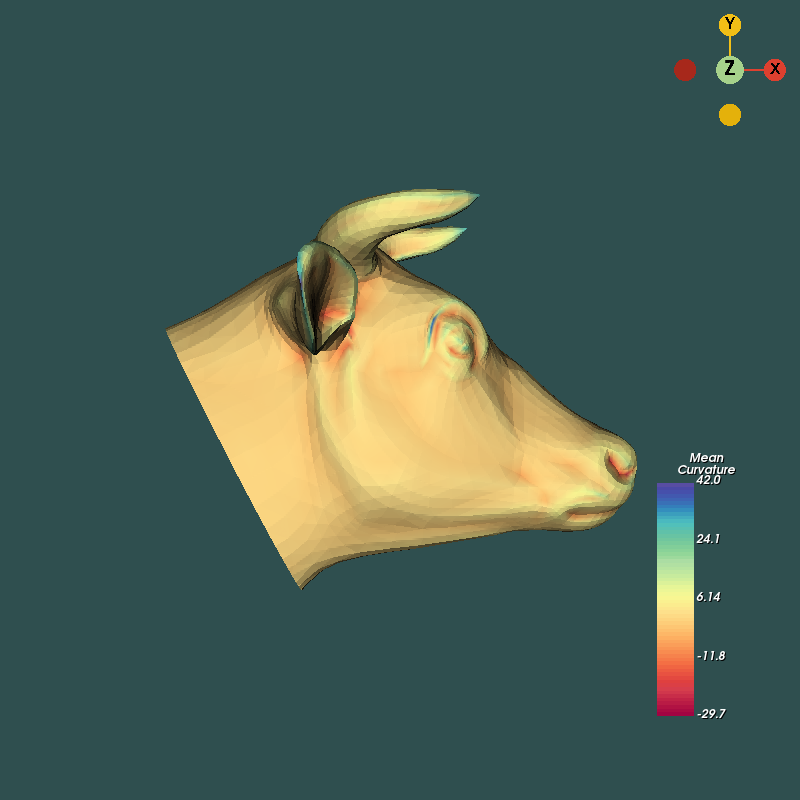

Recreate this plot in Python.
#!/usr/bin/env python

# Compute Mean curvature on a cowHead mesh, adjust edge curvatures, and
# display the result with a color-mapped scalar bar.

import os
from pathlib import Path

import numpy as np
from vtk.util import numpy_support

# Factory overrides: importing these modules registers the OpenGL rendering
# and interaction style implementations for vtkRenderingCore factory classes.
import vtkmodules.vtkInteractionStyle  # noqa: F401
import vtkmodules.vtkRenderingOpenGL2  # noqa: F401
# VTK pipeline classes used in this example
from vtkmodules.numpy_interface import dataset_adapter as dsa
from vtkmodules.vtkCommonColor import vtkColorSeries
from vtkmodules.vtkCommonCore import (
    VTK_DOUBLE,
    vtkIdList,
)
from vtkmodules.vtkFiltersCore import (
    vtkFeatureEdges,
    vtkGenerateIds,
)
from vtkmodules.vtkFiltersGeneral import vtkCurvatures
from vtkmodules.vtkIOXML import vtkXMLPolyDataReader
from vtkmodules.vtkInteractionWidgets import vtkCameraOrientationWidget
from vtkmodules.vtkRenderingAnnotation import vtkScalarBarActor
from vtkmodules.vtkRenderingCore import (
    vtkActor,
    vtkColorTransferFunction,
    vtkPolyDataMapper,
    vtkRenderWindow,
    vtkRenderWindowInteractor,
    vtkRenderer,
)

# Colors (normalized RGB)
dark_slate_gray_rgb = (0.184, 0.310, 0.310)

# Data file
data_dir = Path(os.environ.get("VPE_DATA_DIR", Path(__file__).parent))
cow_head_file = str(data_dir / "cowHead.vtp")

curvature_name = "Mean_Curvature"

# Reader: load cowHead mesh
reader = vtkXMLPolyDataReader()
reader.SetFileName(cow_head_file)
reader.Update()
source = reader.GetOutput()

# Filter: compute Mean curvature
curvatures_filter = vtkCurvatures()
curvatures_filter.SetInputData(source)
curvatures_filter.SetCurvatureTypeToMean()
curvatures_filter.Update()
curv_output = curvatures_filter.GetOutput()

# --- Adjust edge curvatures (inline) ---
epsilon = 1.0e-08
curv_output.GetPointData().SetActiveScalars(curvature_name)
np_source = dsa.WrapDataObject(curv_output)
curvatures_array = np_source.PointData[curvature_name]

# Find boundary point IDs
generate_ids = vtkGenerateIds()
generate_ids.SetInputData(curv_output)
generate_ids.SetPointIds(True)
generate_ids.SetCellIds(False)
generate_ids.SetPointIdsArrayName("ids")
generate_ids.SetCellIdsArrayName("ids")
generate_ids.Update()

edges = vtkFeatureEdges()
edges.SetInputConnection(generate_ids.GetOutputPort())
edges.BoundaryEdgesOn()
edges.ManifoldEdgesOff()
edges.NonManifoldEdgesOff()
edges.FeatureEdgesOff()
edges.Update()

edge_array = edges.GetOutput().GetPointData().GetArray("ids")
boundary_ids = []
for i in range(edges.GetOutput().GetNumberOfPoints()):
    boundary_ids.append(edge_array.GetValue(i))
boundary_set = set(boundary_ids)

# Replace boundary curvatures with distance-weighted average of interior neighbors
for p_id in boundary_ids:
    cell_ids = vtkIdList()
    curv_output.GetPointCells(p_id, cell_ids)
    neighbours = set()
    for ci in range(cell_ids.GetNumberOfIds()):
        cell_point_ids = vtkIdList()
        curv_output.GetCellPoints(cell_ids.GetId(ci), cell_point_ids)
        for cpi in range(cell_point_ids.GetNumberOfIds()):
            neighbours.add(cell_point_ids.GetId(cpi))
    neighbours -= boundary_set
    curvs = np.array([curvatures_array[n] for n in neighbours])
    dists = np.array([
        np.linalg.norm(
            np.array(curv_output.GetPoint(n)) - np.array(curv_output.GetPoint(p_id))
        )
        for n in neighbours
    ])
    curvs = curvs[dists > 0]
    dists = dists[dists > 0]
    if len(curvs) > 0:
        weights = 1.0 / dists
        weights /= weights.sum()
        curvatures_array[p_id] = np.dot(curvs, weights)
    else:
        curvatures_array[p_id] = 0.0

# Zero out tiny values
curvatures_array = np.where(np.abs(curvatures_array) < epsilon, 0, curvatures_array)
curv_vtk = numpy_support.numpy_to_vtk(
    num_array=curvatures_array.ravel(), deep=True, array_type=VTK_DOUBLE
)
curv_vtk.SetName(curvature_name)
curv_output.GetPointData().RemoveArray(curvature_name)
curv_output.GetPointData().AddArray(curv_vtk)
curv_output.GetPointData().SetActiveScalars(curvature_name)

# Copy adjusted curvature back to source
source.GetPointData().AddArray(curv_output.GetPointData().GetAbstractArray(curvature_name))
scalar_range = source.GetPointData().GetScalars(curvature_name).GetRange()

# Lookup table from a color series
color_series = vtkColorSeries()
color_series.SetColorScheme(16)

lut = vtkColorTransferFunction()
lut.SetColorSpaceToHSV()
num_colors = color_series.GetNumberOfColors()
for i in range(num_colors):
    color = color_series.GetColor(i)
    r, g, b = color[0] / 255.0, color[1] / 255.0, color[2] / 255.0
    t = scalar_range[0] + (scalar_range[1] - scalar_range[0]) / (num_colors - 1) * i
    lut.AddRGBPoint(t, r, g, b)

# Mapper & Actor: map curvature-coloured surface to graphics primitives
mapper = vtkPolyDataMapper()
mapper.SetInputData(source)
mapper.SetScalarModeToUsePointFieldData()
mapper.SelectColorArray(curvature_name)
mapper.SetScalarRange(scalar_range)
mapper.SetLookupTable(lut)

actor = vtkActor()
actor.SetMapper(mapper)

# Scalar bar
scalar_bar = vtkScalarBarActor()
scalar_bar.SetLookupTable(mapper.GetLookupTable())
scalar_bar.SetTitle(curvature_name.replace("_", "\n"))
scalar_bar.UnconstrainedFontSizeOn()
scalar_bar.SetNumberOfLabels(5)
scalar_bar.SetMaximumWidthInPixels(100)
scalar_bar.SetMaximumHeightInPixels(260)

# Renderer: assemble the scene
renderer = vtkRenderer()
renderer.AddActor(actor)
renderer.AddActor(scalar_bar)
renderer.SetBackground(dark_slate_gray_rgb)

# Window: display the rendered scene
render_window = vtkRenderWindow()
render_window.AddRenderer(renderer)
render_window.SetWindowName("curvatures")
render_window.SetMultiSamples(0)
render_window.SetSize(800, 800)

# Interactor: handle mouse and keyboard events
render_window_interactor = vtkRenderWindowInteractor()
render_window_interactor.SetRenderWindow(render_window)

# Camera orientation widget
cam_orient = vtkCameraOrientationWidget()
cam_orient.SetParentRenderer(renderer)
cam_orient.On()

# Launch the interactive visualization
render_window.Render()
render_window_interactor.Start()
